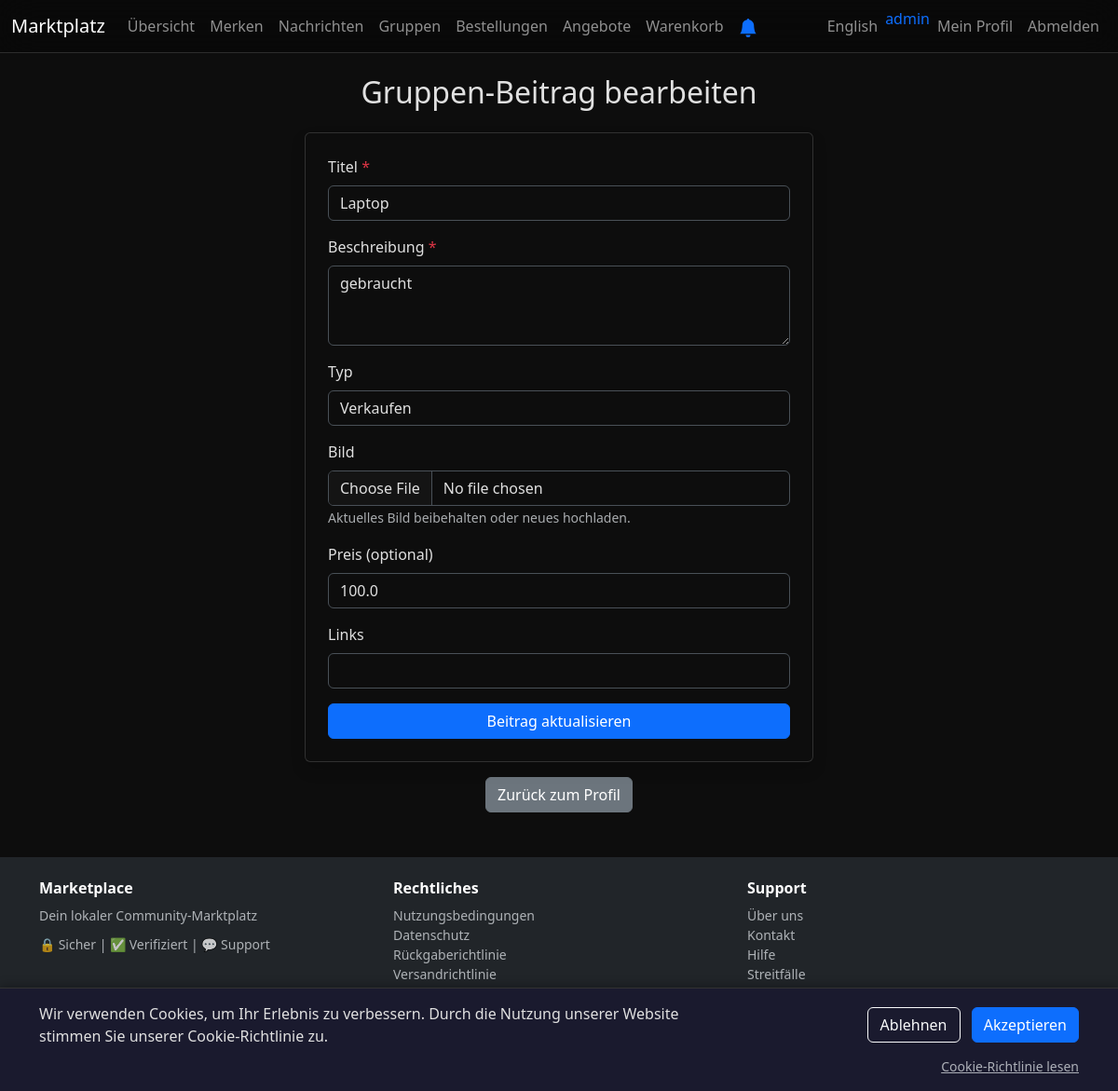
/edit_group_post/1 (signed in), run on the app's committed database.
### tables this page shows
CREATE TABLE users
                  (id INTEGER PRIMARY KEY, username TEXT UNIQUE, email TEXT UNIQUE, password TEXT, description TEXT, profile_picture TEXT, stripe_account_id TEXT, email_notifications INTEGER DEFAULT 1, notify_order INTEGER DEFAULT 1, notify_dispute INTEGER DEFAULT 1, notify_return INTEGER DEFAULT 1, notify_message INTEGER DEFAULT 1, email_verified INTEGER DEFAULT 0, return_address TEXT, verification_token TEXT, verification_sent_at DATETIME, reset_token TEXT, reset_sent_at DATETIME, created_at DATETIME, preferred_language TEXT DEFAULT 'en');

CREATE TABLE group_posts
                    (id INTEGER PRIMARY KEY, group_id INTEGER NOT NULL, user_id INTEGER NOT NULL, title TEXT NOT NULL, content TEXT NOT NULL, type TEXT, image TEXT, links TEXT, price REAL, created_at DATETIME DEFAULT CURRENT_TIMESTAMP, local_pickup INTEGER DEFAULT 1, shipping_available INTEGER DEFAULT 0, shipping_cost REAL DEFAULT 0, quantity INTEGER DEFAULT 1, is_active INTEGER DEFAULT 1, location TEXT, category_id INTEGER, FOREIGN KEY (group_id) REFERENCES groups(id), FOREIGN KEY (user_id) REFERENCES users(id));

### app.py (the view, shortened to what this page needs)
@app.route('/edit_group_post/<int:post_id>', methods=['GET', 'POST'])
def edit_group_post(post_id):
    if 'user_id' not in session:
        return redirect('/login')
    conn = sqlite3.connect('database.db')
    c = conn.cursor()
    c.execute("SELECT gp.user_id, gp.title, gp.content, gp.type, gp.image, gp.links, gp.price, g.name FROM group_posts gp JOIN groups g ON gp.group_id = g.id WHERE gp.id = ?", (post_id,))
    post = c.fetchone()
    if not post or post[0] != session['user_id']:
        conn.close()
        flash('Access denied.', 'danger')
        return redirect('/profile/' + session.get('username'))
    conn.close()
    return render_template('edit_group_post.html', post=post, unread_messages=get_unread_messages_count(session.get('user_id')))

### templates/edit_group_post.html (shortened to what this page needs)
{% extends "base.html" %} {% block title %}Edit Group Post{% endblock %} {%
block content %}
<div class="container mt-5">
  <div class="row justify-content-center">
    <div class="col-md-6">
      <h2 class="text-center mb-4">
        {% if session.get('lang') == 'de' %}Gruppen-Beitrag bearbeiten{% else
        %}Edit Group Post{% endif %}
      </h2>
      <form method="post" enctype="multipart/form-data" class="card p-4 shadow">
        <div class="mb-3">
          <label for="title" class="form-label"
            >{% if session.get('lang') == 'de' %}Titel{% else %}Title{% endif %}
            <span class="text-danger">*</span></label
          >
          <input
            type="text"
            class="form-control"
            id="title"
            name="title"
            required
            maxlength="200"
            value="{{ post[1] }}"
          />
        </div>
        <div class="mb-3">
          <label for="content" class="form-label"
            >{% if session.get('lang') == 'de' %}Beschreibung{% else
            %}Description{% endif %} <span class="text-danger">*</span></label
          >
          <textarea
            class="form-control"
            id="content"
            name="content"
            rows="3"
            required
          >
{{ post[2] }}</textarea
          >
        </div>
        <div class="mb-3">
          <label for="type" class="form-label"
            >{% if session.get('lang') == 'de' %}Typ{% else %}Type{% endif
            %}</label
          >
          <select class="form-control" id="type" name="type" required>
            <option value="sell" {% if post[3] == 'sell' %}selected{% endif %}>
              {% if session.get('lang') == 'de' %}Verkaufen{% else %}Sell{% endif %}
            </option>
          </select>
        </div>
        <div class="mb-3">
          <label for="image" class="form-label"
            >{% if session.get('lang') == 'de' %}Bild{% else %}Image{% endif
            %}</label
          >
          <input
            type="file"
            class="form-control"
            id="image"
            name="image"
            accept="image/*"
          />
          {% if post[4] %}
          <small class="form-text text-muted"
            >{% if session.get('lang') == 'de' %}Aktuelles Bild beibehalten oder
            neues hochladen.{% else %}Keep current image or upload new one.{%
            endif %}</small
          >
          {% endif %}
        </div>
        <div class="mb-3">
          <label for="price" class="form-label"
            >{% if session.get('lang') == 'de' %}Preis (optional){% else %}Price
            (optional){% endif %}</label
          >
          <input
            type="number"
            step="0.01"
            class="form-control"
            id="price"
            name="price"
            placeholder="Enter price"
            value="{{ post[6] or '' }}"
          />
        </div>
        <div class="mb-3">
          <label for="links" class="form-label"
            >{% if session.get('lang') == 'de' %}Links{% else %}Links{% endif
            %}</label
          >
          <input
            type="url"
            class="form-control"
            id="links"
            name="links"
            value="{{ post[5] or '' }}"
          />
        </div>
        <button type="submit" class="btn btn-primary w-100">
          {% if session.get('lang') == 'de' %}Beitrag aktualisieren{% else
          %}Update Post{% endif %}
        </button>
      </form>
      <div class="text-center mt-3">
        <a href="/profile/{{ current_username }}" class="btn btn-secondary"
          >{% if session.get('lang') == 'de' %}Zurück zum Profil{% else %}Back
          to Profile{% endif %}</a
        >
      </div>
    </div>
  </div>
</div>
{% endblock %}

### templates/base.html (shortened to what this page needs)
<!doctype html>
<html lang="en" data-bs-theme="dark">
  <head>
    <link
      href="https://cdn.jsdelivr.net/npm/bootstrap@5.3.3/dist/css/bootstrap.min.css"
      rel="stylesheet"
    />
  </head>
  <body>
    <div class="content-wrapper">
      <nav class="navbar navbar-expand-lg navbar-dark bg-dark fixed-top">
        <div class="container-fluid">
          <a class="navbar-brand brand-center" href="/"
            >{% if session.get('lang') == 'de' %}Marktplatz{% else
            %}Marketplace{% endif %}</a
          >
          <div class="collapse navbar-collapse nav-items" id="navbarNav">
            <ul class="navbar-nav me-auto">
              <li class="nav-item">
                <a id="nav-dashboard" class="nav-link text-nowrap" href="/dashboard"
                  >{% if session.get('lang') == 'de' %}Übersicht{% else
                  %}Dashboard{% endif %}</a
                >
              </li>
              <li class="nav-item">
                <a id="nav-notices" class="nav-link text-nowrap" href="/notices"
                  >{% if session.get('lang') == 'de' %}Merken{% else %}Notices{%
                  endif %}</a
                >
              </li>
              <li class="nav-item">
                <a id="nav-messages" class="nav-link text-nowrap" href="/messages"
                  >{% if session.get('lang') == 'de' %}Nachrichten{% else
                  %}Messages{% endif %}</a
                >
              </li>
              <li class="nav-item">
                <a id="nav-groups" class="nav-link text-nowrap" href="/groups"
                  >{% if session.get('lang') == 'de' %}Gruppen{% else %}Groups{%
                  endif %}</a
                >
              </li>
              <li class="nav-item">
                <a id="nav-orders" class="nav-link text-nowrap" href="/orders"
                  >{% if session.get('lang') == 'de' %}Bestellungen{% else
                  %}Orders{% endif %}{% if pending_orders > 0 %}<span class="badge bg-info ms-1">{{ pending_orders }}</span>{% endif %}</a
                >
              </li>
              <li class="nav-item">
                <a id="nav-offers" class="nav-link text-nowrap" href="/my-offers"
                  >{% if session.get('lang') == 'de' %}Angebote{% else %}Offers{% endif %}{% if pending_offers > 0 %}<span class="badge bg-danger ms-1">{{ pending_offers }}</span>{% endif %}</a
                >
              </li>
              <li class="nav-item">
                <a id="nav-cart" class="nav-link text-nowrap" href="/cart"
                  >{% if session.get('lang') == 'de' %}Warenkorb{% else %}Cart{% endif %}
                  {% if cart_count > 0 %}<span class="badge bg-danger ms-1">{{ cart_count }}</span>{% endif %}</a
                >
              </li>
              {% if session.get('user_id') %}
              <li class="nav-item">
                <button id="notification-btn" class="btn btn-link nav-link text-nowrap" onclick="requestNotificationPermission()" title="{% if session.get('lang') == 'de' %}Benachrichtigungen aktivieren{% else %}Enable notifications{% endif %}">
                  <svg xmlns="http://www.w3.org/2000/svg" width="20" height="20" fill="#0d6efd" viewBox="0 0 16 16">
                    <path d="M8 16a2 2 0 0 0 2-2H6a2 2 0 0 0 2 2zm.995-14.901a1 1 0 1 0-1.99 0A5.002 5.002 0 0 0 3 6c0 1.098-.5 6-2 7h14c-1.5-1-2-5.902-2-7 0-2.42-1.72-4.44-4.005-4.901z"/>
                  </svg>
                </button>
              </li>
              {% endif %}
            </ul>
            <ul class="navbar-nav">
              <li class="nav-item">
                <a id="nav-language"
                  class="nav-link text-nowrap"
                  href="/switch_lang?lang={% if session.get('lang') == 'de' %}en{% else %}de{% endif %}"
                  >{% if session.get('lang') == 'de' %}English{% else
                  %}Deutsch{% endif %}</a
                >
              </li>
              {% if session.get('user_id') %}
              <li class="nav-item">
                <span class="navbar-text text-primary"
                  >{{ current_username }}</span
                >
              </li>
              <li class="nav-item">
                <a id="nav-profile"
                  class="nav-link text-nowrap"
                  href="/profile/{{ current_username }}"
                  >{% if session.get('lang') == 'de' %}Mein Profil{% else %}My
                  Profile{% endif %}</a
                >
              </li>
              <li class="nav-item">
                <a id="nav-logout" class="nav-link text-nowrap" href="/logout"
                  >{% if session.get('lang') == 'de' %}Abmelden{% else
                  %}Logout{% endif %}</a
                >
              </li>
              {% endif %}
            </ul>
          </div>
        </div>
      </nav>
      {% block content %}{% endblock %}
    </div>
    <div id="cookie-consent-banner">
      <div class="container">
        <div class="row align-items-center">
          <div class="col-md-8 mb-2 mb-md-0">
            <p class="mb-0" id="cookie-message">
              {% if session.get('lang') == 'de' %}
              Wir verwenden Cookies, um Ihr Erlebnis zu verbessern. Durch die Nutzung unserer Website stimmen Sie unserer Cookie-Richtlinie zu.
              {% else %}
              We use cookies to enhance your experience. By using our website, you agree to our Cookie Policy.
              {% endif %}
            </p>
          </div>
          <div class="col-md-4 text-md-end">
            <button type="button" class="btn btn-outline-light cookie-btn me-2" id="cookie-reject" onclick="handleCookieConsent('reject')">
              {% if session.get('lang') == 'de' %}Ablehnen{% else %}Reject{% endif %}
            </button>
            <button type="button" class="btn btn-primary cookie-btn" id="cookie-accept" onclick="handleCookieConsent('accept')">
              {% if session.get('lang') == 'de' %}Akzeptieren{% else %}Accept{% endif %}
            </button>
          </div>
        </div>
        <div class="row mt-2">
          <div class="col-12 text-end">
            <a href="/cookie-policy" class="text-muted small">
              {% if session.get('lang') == 'de' %}Cookie-Richtlinie lesen{% else %}Read Cookie Policy{% endif %}
            </a>
          </div>
        </div>
      </div>
    </div>
    <footer class="bg-dark text-white py-4 mt-5">
      <div class="container">
        <div class="row">
          <div class="col-md-4 mb-3 mb-md-0">
            <h6 class="fw-bold mb-2">Marketplace</h6>
            <p class="text-muted small mb-0">{% if session.get('lang') == 'de' %}Dein lokaler Community-Marktplatz{% else %}Your local community marketplace{% endif %}</p>
            <div class="mt-2">
              <small class="text-muted">🔒 {% if session.get('lang') == 'de' %}Sicher{% else %}Secure{% endif %} | ✅ {% if session.get('lang') == 'de' %}Verifiziert{% else %}Verified{% endif %} | 💬 {% if session.get('lang') == 'de' %}Support{% else %}Support{% endif %}</small>
            </div>
          </div>
          <div class="col-md-4 mb-3 mb-md-0">
            <h6 class="fw-bold mb-2">{% if session.get('lang') == 'de' %}Rechtliches{% else %}Legal{% endif %}</h6>
            <ul class="list-unstyled small">
              <li><a href="/terms" class="text-muted text-decoration-none">{% if session.get('lang') == 'de' %}Nutzungsbedingungen{% else %}Terms of Use{% endif %}</a></li>
              <li><a href="/privacy" class="text-muted text-decoration-none">{% if session.get('lang') == 'de' %}Datenschutz{% else %}Privacy Policy{% endif %}</a></li>
              <li><a href="/refund-policy" class="text-muted text-decoration-none">{% if session.get('lang') == 'de' %}Rückgaberichtlinie{% else %}Refund Policy{% endif %}</a></li>
              <li><a href="/shipping-policy" class="text-muted text-decoration-none">{% if session.get('lang') == 'de' %}Versandrichtlinie{% else %}Shipping Policy{% endif %}</a></li>
            </ul>
          </div>
          <div class="col-md-4">
            <h6 class="fw-bold mb-2">{% if session.get('lang') == 'de' %}Support{% else %}Support{% endif %}</h6>
            <ul class="list-unstyled small">
              <li><a href="/about" class="text-muted text-decoration-none">{% if session.get('lang') == 'de' %}Über uns{% else %}About Us{% endif %}</a></li>
              <li><a href="/contact" class="text-muted text-decoration-none">{% if session.get('lang') == 'de' %}Kontakt{% else %}Contact Us{% endif %}</a></li>
              <li><a href="/chat/admin" class="text-muted text-decoration-none">{% if session.get('lang') == 'de' %}Hilfe{% else %}Help{% endif %}</a></li>
              <li><a href="/dispute-policy" class="text-muted text-decoration-none">{% if session.get('lang') == 'de' %}Streitfälle{% else %}Disputes{% endif %}</a></li>
              <li><a href="/refund-flow" class="text-muted text-decoration-none">{% if session.get('lang') == 'de' %}Erstattungsprozess{% else %}Refund Process{% endif %}</a></li>
            </ul>
          </div>
        </div>
        <p class="text-center text-muted small mb-0">© 2026 Marketplace. {% if session.get('lang') == 'de' %}Alle Rechte vorbehalten.{% else %}All rights reserved.{% endif %}</p>
      </div>
    </footer>
  </body>
</html>

### data on the page
users: username "admin"
group_posts: title "Laptop", content "gebraucht", type "Verkaufen", price "100.0"
